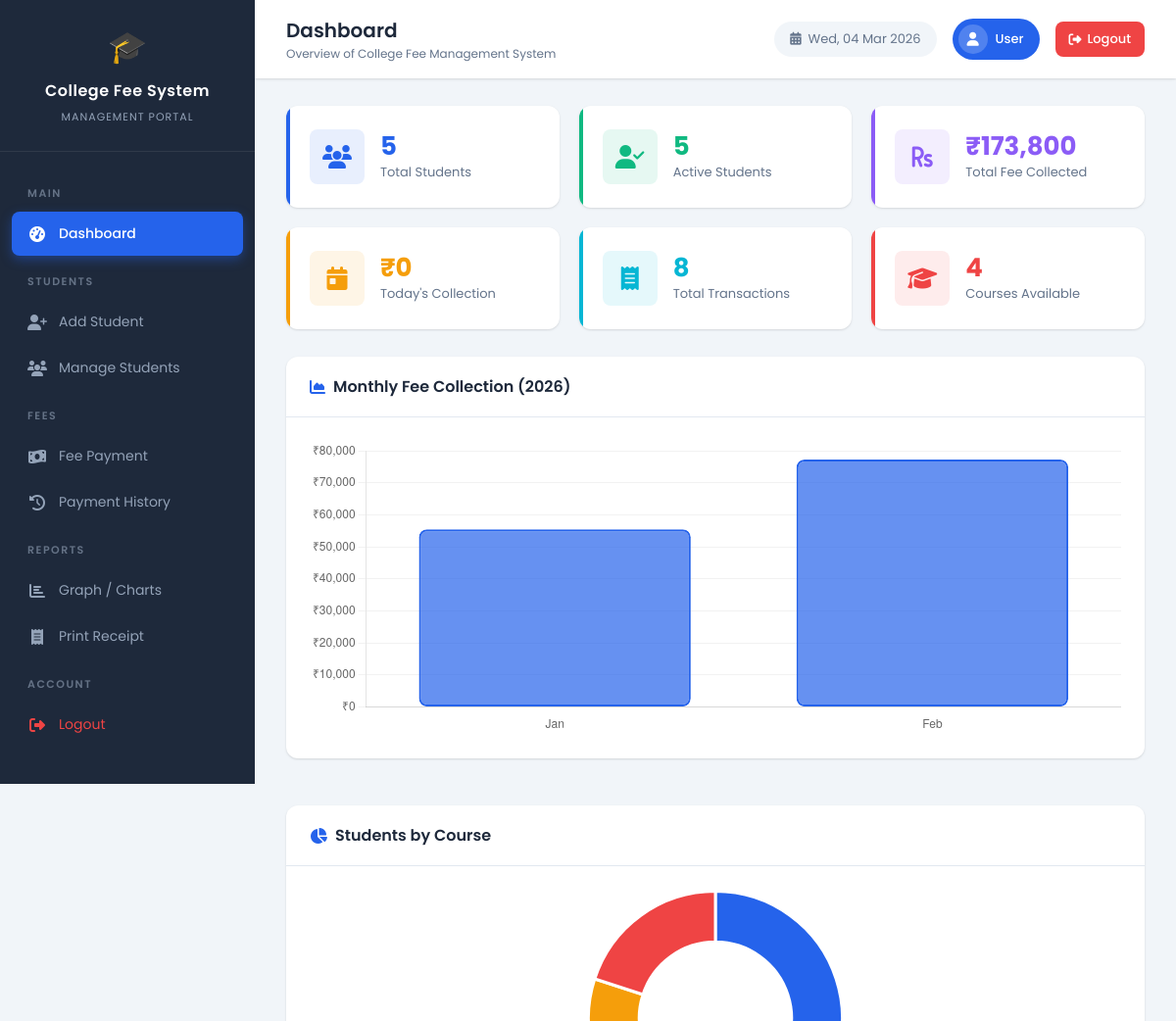
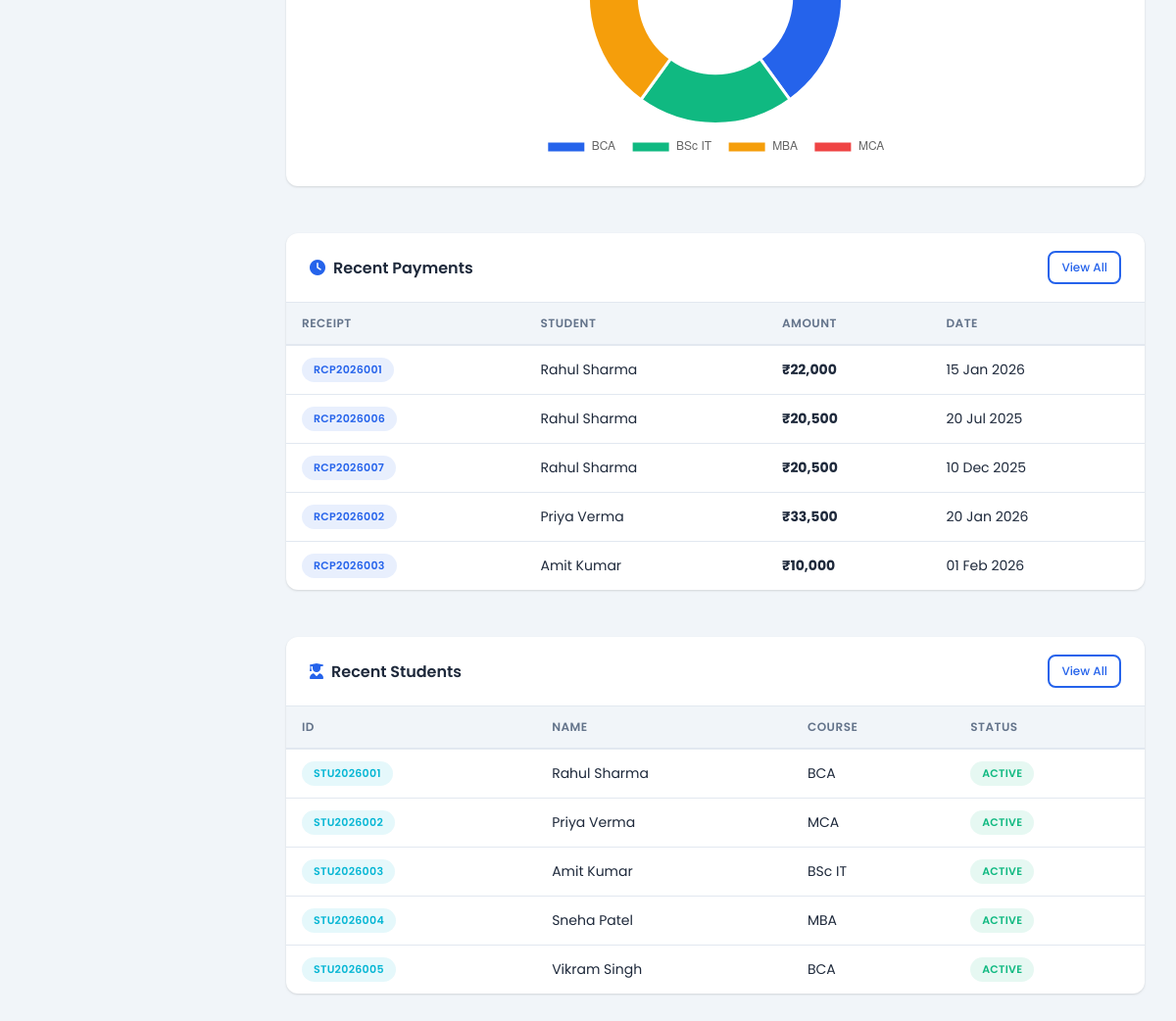
Page /index.php (signed in) on the committed database (2 pictures, top to bottom).
### tables this page shows
CREATE TABLE IF NOT EXISTS payments (
    id INT AUTO_INCREMENT PRIMARY KEY,
    student_id VARCHAR(20) NOT NULL,
    receipt_no VARCHAR(30) UNIQUE NOT NULL,
    amount DECIMAL(10,2) NOT NULL,
    payment_date DATE NOT NULL,
    payment_method ENUM('cash', 'online', 'cheque') DEFAULT 'cash',
    semester INT NOT NULL,
    remarks TEXT,
    created_at TIMESTAMP DEFAULT CURRENT_TIMESTAMP,
    FOREIGN KEY (student_id) REFERENCES students(student_id) ON DELETE CASCADE
);

CREATE TABLE IF NOT EXISTS students (
    id INT AUTO_INCREMENT PRIMARY KEY,
    student_id VARCHAR(20) UNIQUE NOT NULL,
    name VARCHAR(100) NOT NULL,
    father_name VARCHAR(100) NOT NULL,
    email VARCHAR(100),
    phone VARCHAR(20) NOT NULL,
    course VARCHAR(100) NOT NULL,
    semester INT NOT NULL DEFAULT 1,
    admission_date DATE NOT NULL,
    address TEXT,
    status ENUM('active', 'inactive') DEFAULT 'active',
    created_at TIMESTAMP DEFAULT CURRENT_TIMESTAMP,
    updated_at TIMESTAMP DEFAULT CURRENT_TIMESTAMP ON UPDATE CURRENT_TIMESTAMP
);

### index.php (the view, shortened to what this page needs)
<?php
require_once 'config/database.php';
$page_title = "Dashboard";
$page_subtitle = "Overview of College Fee Management System";
$total_students = $conn->query("SELECT COUNT(*) as count FROM students")->fetch_assoc()['count'];
$active_students = $conn->query("SELECT COUNT(*) as count FROM students WHERE status='active'")->fetch_assoc()['count'];
$total_collected = $conn->query("SELECT COALESCE(SUM(amount),0) as total FROM payments")->fetch_assoc()['total'];
$today_collected = $conn->query("SELECT COALESCE(SUM(amount),0) as total FROM payments WHERE payment_date = CURDATE()")->fetch_assoc()['total'];
$total_payments = $conn->query("SELECT COUNT(*) as count FROM payments")->fetch_assoc()['count'];
$courses_result = $conn->query("SELECT COUNT(DISTINCT course) as count FROM students");
$total_courses = $courses_result->fetch_assoc()['count'];
$recent_payments = $conn->query("
    SELECT p.*, s.name, s.course
    FROM payments p
    JOIN students s ON p.student_id = s.student_id
    ORDER BY p.created_at DESC LIMIT 5
");
$recent_students = $conn->query("
    SELECT * FROM students ORDER BY created_at DESC LIMIT 5
");
$monthly_data = $conn->query("
    SELECT MONTH(payment_date) as month, SUM(amount) as total
    FROM payments
    WHERE YEAR(payment_date) = YEAR(CURDATE())
    GROUP BY MONTH(payment_date)
    ORDER BY month
");
$months = [];
$monthly_amounts = [];
$month_names = ['Jan','Feb','Mar','Apr','May','Jun','Jul','Aug','Sep','Oct','Nov','Dec'];
while ($row = $monthly_data->fetch_assoc()) {
    $months[] = $month_names[$row['month'] - 1];
    $monthly_amounts[] = $row['total'];
}
$course_data = $conn->query("
    SELECT course, COUNT(*) as count FROM students GROUP BY course
");
$course_labels = [];
$course_counts = [];
while ($row = $course_data->fetch_assoc()) {
    $course_labels[] = $row['course'];
    $course_counts[] = $row['count'];
}
?>
<!DOCTYPE html>
<html lang="en">
<head>
    <link rel="stylesheet" href="assets/css/style.css">
    <link rel="stylesheet" href="https://cdnjs.cloudflare.com/ajax/libs/font-awesome/6.4.0/css/all.min.css">
</head>
<body>
    <?php include 'includes/sidebar.php'; ?>
    <div class="main-content">
        <?php include 'includes/topbar.php'; ?>
        <div class="page-wrapper">
            <div class="stats-grid">
                <div class="stat-card blue animate-in">
                    <div class="icon-box"><i class="fas fa-users"></i></div>
                    <div class="stat-info">
                        <h3><?php echo $total_students; ?></h3>
                        <p>Total Students</p>
                    </div>
                </div>
                <div class="stat-card green animate-in">
                    <div class="icon-box"><i class="fas fa-user-check"></i></div>
                    <div class="stat-info">
                        <h3><?php echo $active_students; ?></h3>
                        <p>Active Students</p>
                    </div>
                </div>
                <div class="stat-card purple animate-in">
                    <div class="icon-box"><i class="fas fa-rupee-sign"></i></div>
                    <div class="stat-info">
                        <h3>₹<?php echo number_format($total_collected); ?></h3>
                        <p>Total Fee Collected</p>
                    </div>
                </div>
                <div class="stat-card orange animate-in">
                    <div class="icon-box"><i class="fas fa-calendar-day"></i></div>
                    <div class="stat-info">
                        <h3>₹<?php echo number_format($today_collected); ?></h3>
                        <p>Today's Collection</p>
                    </div>
                </div>
                <div class="stat-card cyan animate-in">
                    <div class="icon-box"><i class="fas fa-receipt"></i></div>
                    <div class="stat-info">
                        <h3><?php echo $total_payments; ?></h3>
                        <p>Total Transactions</p>
                    </div>
                </div>
                <div class="stat-card red animate-in">
                    <div class="icon-box"><i class="fas fa-graduation-cap"></i></div>
                    <div class="stat-info">
                        <h3><?php echo $total_courses; ?></h3>
                        <p>Courses Available</p>
                    </div>
                </div>
            </div>
            <div class="charts-grid">
                <div class="content-card">
                    <div class="card-header">
                        <h3><i class="fas fa-chart-area"></i> Monthly Fee Collection (<?php echo date('Y'); ?>)</h3>
                    </div>
                    <div class="card-body">
                        <div class="chart-container">
                            <canvas id="monthlyChart"></canvas>
                        </div>
                    </div>
                </div>
                <div class="content-card">
                    <div class="card-header">
                        <h3><i class="fas fa-chart-pie"></i> Students by Course</h3>
                    </div>
                    <div class="card-body">
                        <div class="chart-container">
                            <canvas id="courseChart"></canvas>
                        </div>
                    </div>
                </div>
            </div>
            <div class="charts-grid">
                <div class="content-card">
                    <div class="card-header">
                        <h3><i class="fas fa-clock"></i> Recent Payments</h3>
                        <a href="payment_history.php" class="btn btn-sm btn-outline">View All</a>
                    </div>
                    <div class="card-body" style="padding:0;">
                        <div class="table-responsive">
                            <table>
                                <thead>
                                    <tr>
                                        <th>Receipt</th>
                                        <th>Student</th>
                                        <th>Amount</th>
                                        <th>Date</th>
                                    </tr>
                                </thead>
                                <tbody>
                                    <?php if($recent_payments->num_rows > 0): ?>
                                        <?php while($row = $recent_payments->fetch_assoc()): ?>
                                        <tr>
                                            <td><span class="badge badge-primary"><?php echo $row['receipt_no']; ?></span></td>
                                            <td><?php echo htmlspecialchars($row['name']); ?></td>
                                            <td><strong>₹<?php echo number_format($row['amount']); ?></strong></td>
                                            <td><?php echo date('d M Y', strtotime($row['payment_date'])); ?></td>
                                        </tr>
                                        <?php endwhile; ?>
                                    <?php else: ?>
                                        <tr><td colspan="4" style="text-align:center;padding:20px;">No payments yet</td></tr>
                                    <?php endif; ?>
                                </tbody>
                            </table>
                        </div>
                    </div>
                </div>
                <div class="content-card">
                    <div class="card-header">
                        <h3><i class="fas fa-user-graduate"></i> Recent Students</h3>
                        <a href="manage_students.php" class="btn btn-sm btn-outline">View All</a>
                    </div>
                    <div class="card-body" style="padding:0;">
                        <div class="table-responsive">
                            <table>
                                <thead>
                                    <tr>
                                        <th>ID</th>
                                        <th>Name</th>
                                        <th>Course</th>
                                        <th>Status</th>
                                    </tr>
                                </thead>
                                <tbody>
                                    <?php if($recent_students->num_rows > 0): ?>
                                        <?php while($row = $recent_students->fetch_assoc()): ?>
                                        <tr>
                                            <td><span class="badge badge-info"><?php echo $row['student_id']; ?></span></td>
                                            <td><?php echo htmlspecialchars($row['name']); ?></td>
                                            <td><?php echo htmlspecialchars($row['course']); ?></td>
                                            <td>
                                                <span class="badge <?php echo $row['status'] == 'active' ? 'badge-success' : 'badge-danger'; ?>">
                                                    <?php echo ucfirst($row['status']); ?>
                                                </span>
                                            </td>
                                        </tr>
                                        <?php endwhile; ?>
                                    <?php else: ?>
                                        <tr><td colspan="4" style="text-align:center;padding:20px;">No students yet</td></tr>
                                    <?php endif; ?>
                                </tbody>
                            </table>
                        </div>
                    </div>
                </div>
            </div>
        </div>
    </div>
    <script>
        // Monthly Collection Chart
        const monthlyCtx = document.getElementById('monthlyChart').getContext('2d');
        new Chart(monthlyCtx, {
            type: 'bar',
            data: {
                labels: <?php echo json_encode($months); ?>,
                datasets: [{
                    label: 'Fee Collected (₹)',
                    data: <?php echo json_encode($monthly_amounts); ?>,
                    backgroundColor: 'rgba(37, 99, 235, 0.7)',
                    borderColor: '#2563eb',
                    borderWidth: 2,
                    borderRadius: 8,
                    borderSkipped: false,
                }]
            },
            options: {
                responsive: true,
                maintainAspectRatio: false,
                plugins: {
                    legend: { display: false },
                    tooltip: {
                        callbacks: {
                            label: function(context) {
                                return '₹' + context.parsed.y.toLocaleString();
                            }
                        }
                    }
                },
                scales: {
                    y: {
                        beginAtZero: true,
                        grid: { color: 'rgba(0,0,0,0.05)' },
                        ticks: {
                            callback: function(value) { return '₹' + value.toLocaleString(); }
                        }
                    },
                    x: {
                        grid: { display: false }
                    }
                }
            }
        });
        // Course Distribution Chart
        const courseCtx = document.getElementById('courseChart').getContext('2d');
        new Chart(courseCtx, {
            type: 'doughnut',
            data: {
                labels: <?php echo json_encode($course_labels); ?>,
                datasets: [{
                    data: <?php echo json_encode($course_counts); ?>,
                    backgroundColor: ['#2563eb', '#10b981', '#f59e0b', '#ef4444', '#8b5cf6', '#ec4899', '#06b6d4'],
                    borderWidth: 3,
                    borderColor: '#fff',
                }]
            },
            options: {
                responsive: true,
                maintainAspectRatio: false,
                plugins: {
                    legend: {
                        position: 'bottom',
                        labels: { padding: 16, font: { size: 12 } }
                    }
                },
                cutout: '60%'
            }
        });
    </script>
</body>
</html>

### includes/sidebar.php
<div class="sidebar" id="sidebar">
    <div class="sidebar-header">
        <span class="logo-icon">🎓</span>
        <h2>College Fee System</h2>
        <small>Management Portal</small>
    </div>
    <ul class="sidebar-menu">
        <li class="menu-label">Main</li>
        <li>
            <a href="index.php" class="<?php echo basename($_SERVER['PHP_SELF']) == 'index.php' ? 'active' : ''; ?>">
                <i class="fas fa-tachometer-alt"></i> Dashboard
            </a>
        </li>
        <li class="menu-label">Students</li>
        <li>
            <a href="add_student.php" class="<?php echo basename($_SERVER['PHP_SELF']) == 'add_student.php' ? 'active' : ''; ?>">
                <i class="fas fa-user-plus"></i> Add Student
            </a>
        </li>
        <li>
            <a href="manage_students.php" class="<?php echo basename($_SERVER['PHP_SELF']) == 'manage_students.php' ? 'active' : ''; ?>">
                <i class="fas fa-users"></i> Manage Students
            </a>
        </li>
        <li class="menu-label">Fees</li>
        <li>
            <a href="fee_payment.php" class="<?php echo basename($_SERVER['PHP_SELF']) == 'fee_payment.php' ? 'active' : ''; ?>">
                <i class="fas fa-money-bill-wave"></i> Fee Payment
            </a>
        </li>
        <li>
            <a href="payment_history.php" class="<?php echo basename($_SERVER['PHP_SELF']) == 'payment_history.php' ? 'active' : ''; ?>">
                <i class="fas fa-history"></i> Payment History
            </a>
        </li>
        <li class="menu-label">Reports</li>
        <li>
            <a href="reports.php" class="<?php echo basename($_SERVER['PHP_SELF']) == 'reports.php' ? 'active' : ''; ?>">
                <i class="fas fa-chart-bar"></i> Graph / Charts
            </a>
        </li>
        <li>
            <a href="receipt.php" class="<?php echo basename($_SERVER['PHP_SELF']) == 'receipt.php' ? 'active' : ''; ?>">
                <i class="fas fa-receipt"></i> Print Receipt
            </a>
        </li>
        <li class="menu-label">Account</li>
        <li>
            <a href="logout.php" style="color:#ef4444;" onclick="return confirm('Are you sure you want to logout?');">
                <i class="fas fa-sign-out-alt"></i> Logout
            </a>
        </li>
    </ul>
</div>

### includes/topbar.php
<div class="topbar">
    <div>
        <div class="page-title">
            <?php echo isset($page_title) ? $page_title : 'Dashboard'; ?>
            <small><?php echo isset($page_subtitle) ? $page_subtitle : 'Welcome to College Fee Management System'; ?></small>
        </div>
    </div>
    <div class="topbar-right">
        <div class="date-display">
            <i class="fas fa-calendar-alt"></i>&nbsp;
            <?php echo date('D, d M Y'); ?>
        </div>
        <div class="admin-badge">
            <div class="avatar"><i class="fas fa-user"></i></div>
            <?php echo isset($_SESSION['admin_user']) ? htmlspecialchars($_SESSION['admin_user']) : 'Admin'; ?>
        </div>
        <a href="logout.php" onclick="return confirm('Logout?');" style="background:#ef4444;color:#fff;padding:8px 14px;border-radius:8px;font-size:13px;font-weight:500;display:flex;align-items:center;gap:6px;text-decoration:none;transition:all 0.3s;">
            <i class="fas fa-sign-out-alt"></i> Logout
        </a>
    </div>
</div>

### rows in the picture
payments: receipt_no "RCP2026001", students.name "Rahul Sharma", amount "22,000", payment_date "15 Jan 2026"
payments: receipt_no "RCP2026006", students.name "Rahul Sharma", amount "20,500", payment_date "20 Jul 2025"
payments: receipt_no "RCP2026007", students.name "Rahul Sharma", amount "20,500", payment_date "10 Dec 2025"
payments: receipt_no "RCP2026002", students.name "Priya Verma", amount "33,500", payment_date "20 Jan 2026"
payments: receipt_no "RCP2026003", students.name "Amit Kumar", amount "10,000", payment_date "01 Feb 2026"
students: student "STU2026001", name "Rahul Sharma", course "BCA", status "ACTIVE"
students: student "STU2026002", name "Priya Verma", course "MCA", status "ACTIVE"
students: student "STU2026003", name "Amit Kumar", course "BSc IT", status "ACTIVE"
students: student "STU2026004", name "Sneha Patel", course "MBA", status "ACTIVE"
students: student "STU2026005", name "Vikram Singh", course "BCA", status "ACTIVE"

### other values in the picture
$page_title "Dashboard"
$page_subtitle "Overview of College Fee Management System"
$_SESSION['admin_user'] "User"
$total_students "5"
$active_students "5"
$total_collected "173,800"
$today_collected "0"
$total_payments "8"
$total_courses "4"
chart data {{ json_encode($months) }} ["Jan","Feb"]
chart data {{ json_encode($monthly_amounts) }} ["55500.00","77300.00"]
chart data {{ json_encode($course_labels) }} ["BCA","BSc IT","MBA","MCA"]
chart data {{ json_encode($course_counts) }} ["2","1","1","1"]
